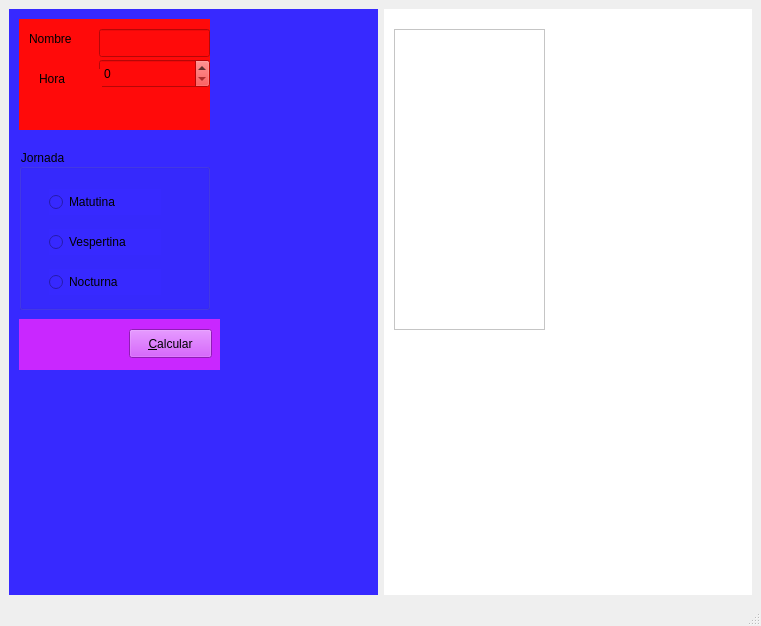
<?xml version="1.0" encoding="UTF-8"?>
<ui version="4.0">
 <class>Salarios</class>
 <widget class="QMainWindow" name="Salarios">
  <property name="geometry">
   <rect>
    <x>0</x>
    <y>0</y>
    <width>761</width>
    <height>626</height>
   </rect>
  </property>
  <property name="minimumSize">
   <size>
    <width>600</width>
    <height>0</height>
   </size>
  </property>
  <property name="windowTitle">
   <string>Salarios</string>
  </property>
  <widget class="QWidget" name="centralwidget">
   <layout class="QHBoxLayout" name="horizontalLayout">
    <item>
     <widget class="QWidget" name="widget" native="true">
      <property name="minimumSize">
       <size>
        <width>250</width>
        <height>0</height>
       </size>
      </property>
      <property name="styleSheet">
       <string notr="true">background-color: rgb(55, 41, 255);</string>
      </property>
      <widget class="QWidget" name="widget_3" native="true">
       <property name="geometry">
        <rect>
         <x>10</x>
         <y>10</y>
         <width>191</width>
         <height>111</height>
        </rect>
       </property>
       <property name="styleSheet">
        <string notr="true">background-color: rgb(255, 10, 10);</string>
       </property>
       <widget class="QLabel" name="label">
        <property name="geometry">
         <rect>
          <x>10</x>
          <y>10</y>
          <width>63</width>
          <height>20</height>
         </rect>
        </property>
        <property name="text">
         <string>Nombre</string>
        </property>
       </widget>
       <widget class="QSpinBox" name="spinBox">
        <property name="geometry">
         <rect>
          <x>80</x>
          <y>40</y>
          <width>111</width>
          <height>29</height>
         </rect>
        </property>
       </widget>
       <widget class="QLineEdit" name="lineEdit">
        <property name="geometry">
         <rect>
          <x>80</x>
          <y>10</y>
          <width>111</width>
          <height>28</height>
         </rect>
        </property>
       </widget>
       <widget class="QLabel" name="label_2">
        <property name="geometry">
         <rect>
          <x>20</x>
          <y>50</y>
          <width>63</width>
          <height>20</height>
         </rect>
        </property>
        <property name="text">
         <string>Hora</string>
        </property>
       </widget>
      </widget>
      <widget class="QGroupBox" name="groupBox">
       <property name="geometry">
        <rect>
         <x>10</x>
         <y>140</y>
         <width>191</width>
         <height>161</height>
        </rect>
       </property>
       <property name="title">
        <string>Jornada</string>
       </property>
       <widget class="QRadioButton" name="radioButton">
        <property name="geometry">
         <rect>
          <x>30</x>
          <y>40</y>
          <width>112</width>
          <height>26</height>
         </rect>
        </property>
        <property name="text">
         <string>Matutina</string>
        </property>
       </widget>
       <widget class="QRadioButton" name="radioButton_2">
        <property name="geometry">
         <rect>
          <x>30</x>
          <y>80</y>
          <width>112</width>
          <height>26</height>
         </rect>
        </property>
        <property name="text">
         <string>Vespertina</string>
        </property>
       </widget>
       <widget class="QRadioButton" name="radioButton_3">
        <property name="geometry">
         <rect>
          <x>30</x>
          <y>120</y>
          <width>112</width>
          <height>26</height>
         </rect>
        </property>
        <property name="text">
         <string>Nocturna</string>
        </property>
       </widget>
      </widget>
      <widget class="QWidget" name="widget_4" native="true">
       <property name="geometry">
        <rect>
         <x>10</x>
         <y>310</y>
         <width>201</width>
         <height>51</height>
        </rect>
       </property>
       <property name="styleSheet">
        <string notr="true">background-color: rgb(201, 39, 255);</string>
       </property>
       <widget class="QPushButton" name="pushButton">
        <property name="geometry">
         <rect>
          <x>110</x>
          <y>10</y>
          <width>83</width>
          <height>29</height>
         </rect>
        </property>
        <property name="text">
         <string>&amp;Calcular</string>
        </property>
       </widget>
      </widget>
     </widget>
    </item>
    <item>
     <widget class="QWidget" name="widget_2" native="true">
      <property name="styleSheet">
       <string notr="true">background-color: rgb(255, 255, 255);</string>
      </property>
      <widget class="QPlainTextEdit" name="plainTextEdit">
       <property name="geometry">
        <rect>
         <x>10</x>
         <y>20</y>
         <width>151</width>
         <height>301</height>
        </rect>
       </property>
      </widget>
     </widget>
    </item>
   </layout>
  </widget>
  <widget class="QMenuBar" name="menubar">
   <property name="geometry">
    <rect>
     <x>0</x>
     <y>0</y>
     <width>761</width>
     <height>25</height>
    </rect>
   </property>
  </widget>
  <widget class="QStatusBar" name="statusbar"/>
 </widget>
 <resources/>
 <connections/>
</ui>
